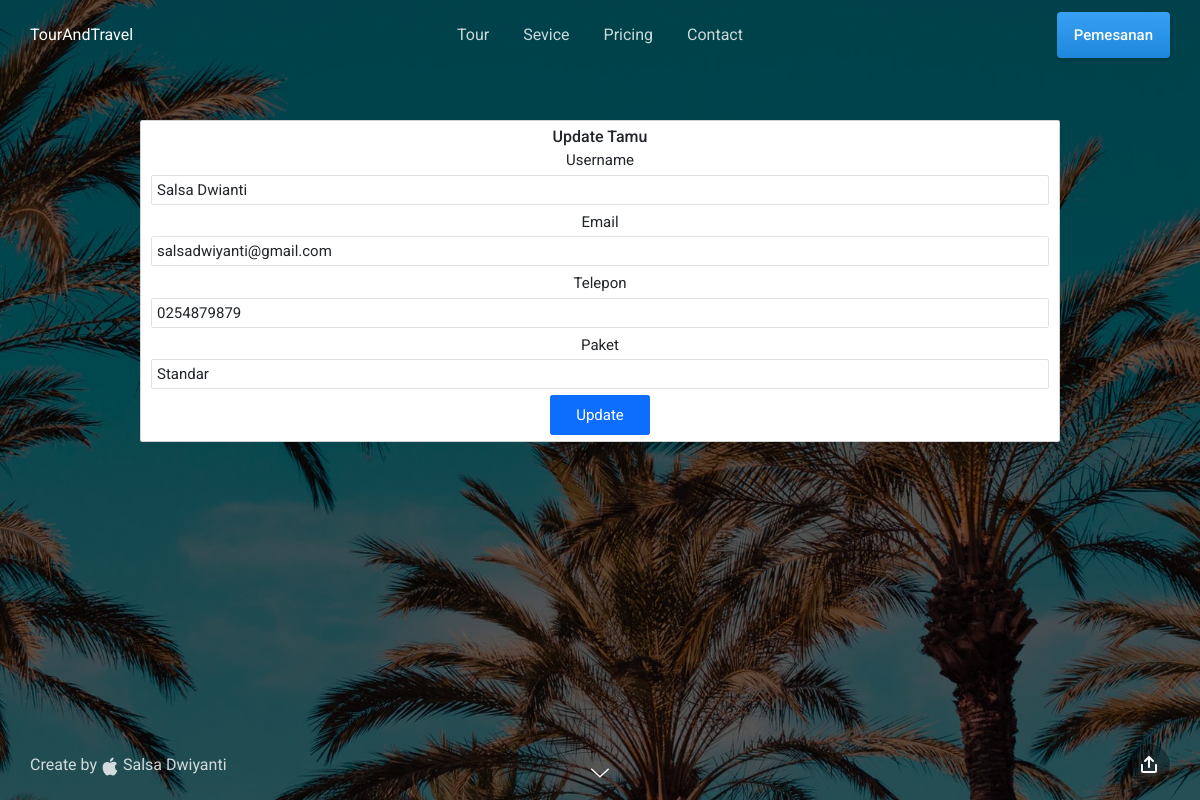
Page /user/edit/1 on the committed database.
### tables this page shows
CREATE TABLE `users` (
  `id` int(11) NOT NULL,
  `username` varchar(100) NOT NULL,
  `email` varchar(50) NOT NULL,
  `mobile` varchar(20) NOT NULL,
  `paket` varchar(255) NOT NULL
);

### application/controllers/User.php (called while the page is built, shortened)
<?php
class User extends CI_Controller
{
    function __construct()
    {
        $this->load->model('user_model');
    }
    function edit($id)
    {
        $data['user'] = $this->user_model->getUser($id);
        $data['id']=$id;
        $this->load->view('user/edit_user',$data);
    }
}

### index.php (called while the page is built, shortened)
<?php
require_once BASEPATH.'core/CodeIgniter.php';

### application/models/User_model.php (called while the page is built, shortened)
<?php
class User_model extends CI_Model
{
    function getUser($id)
    {
        $this->db->where('id',$id);
        $query=$this->db->get('users');
        return $query->row();
    }
}

### application/views/user/edit_user.php (the view, shortened to what this page needs)
<section class="slide fade-6 kenBurns" id="menu">
  <div class="content">
    <div class="container">
      <div class="wrap">
<div class="container">
    <div class="row">
        <div class="card">
            <div class="card-body">
                <h5 class="card-title text-center">Update Tamu</h5>
                <form method="post" action="<?= base_url() ?>user/edit/<?=$id?>">
                    <div class="mb-3">
                        <label for="username" class="form-label">Username</label>
                        <input type="text" name="username" placeholder="Username" value="<?=$user->username?>" class="form-control" id="username" style="height: 30px; font-size: 15px;">
                    </div>
                    <div class="mb-3">
                        <label for="email" class="form-label">Email</label>
                        <input type="email" class="form-control" name="email" id="email" value="<?=$user->email?>" placeholder="Email" aria-describedby="emailHelp" style="height: 30px; font-size: 15px;">
                    </div>
                    <div class="mb-3">
                        <label for="mobile" class="form-label">Telepon</label>
                        <input type="text" maxlength="10" class="form-control" value="<?=$user->mobile?>" name="mobile" placeholder="Mobile" id="mobile" style="height: 30px; font-size: 15px;">
                    </div>
                    <div class="mb-3">
                        <label for="paket" class="form-label">Paket</label>
                        <input type="text" name="paket" placeholder="paket" value="<?=$user->paket?>" class="form-control" id="paket" style="height: 30px; font-size: 15px;">
                    </div>
                    <button type="submit" class="btn btn-primary" style="width: 100px; height: 40px; font-size: 15px;">Update</button>
                </form>
            </div>
        </div>
    </div>
</div>
</div>
    </div>
  </div>
</section>

### rows in the picture
users: username "Salsa Dwianti", email "salsadwiyanti@gmail.com", mobile "0254879879", paket "Standar"
